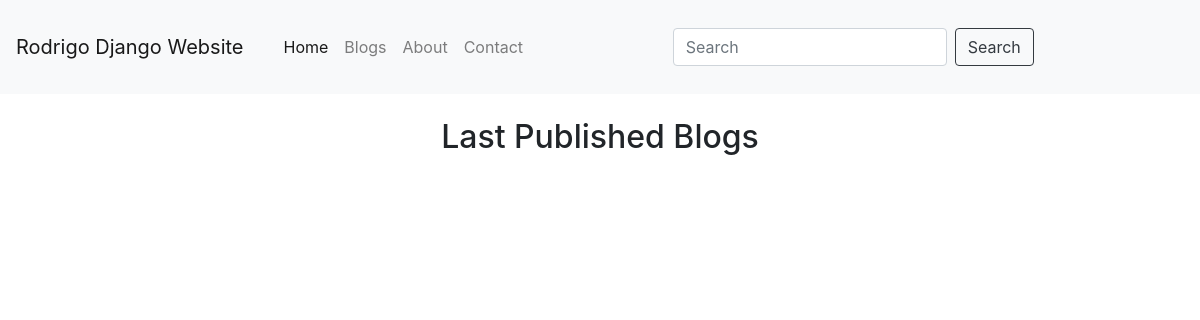
Before: / with the older database file.
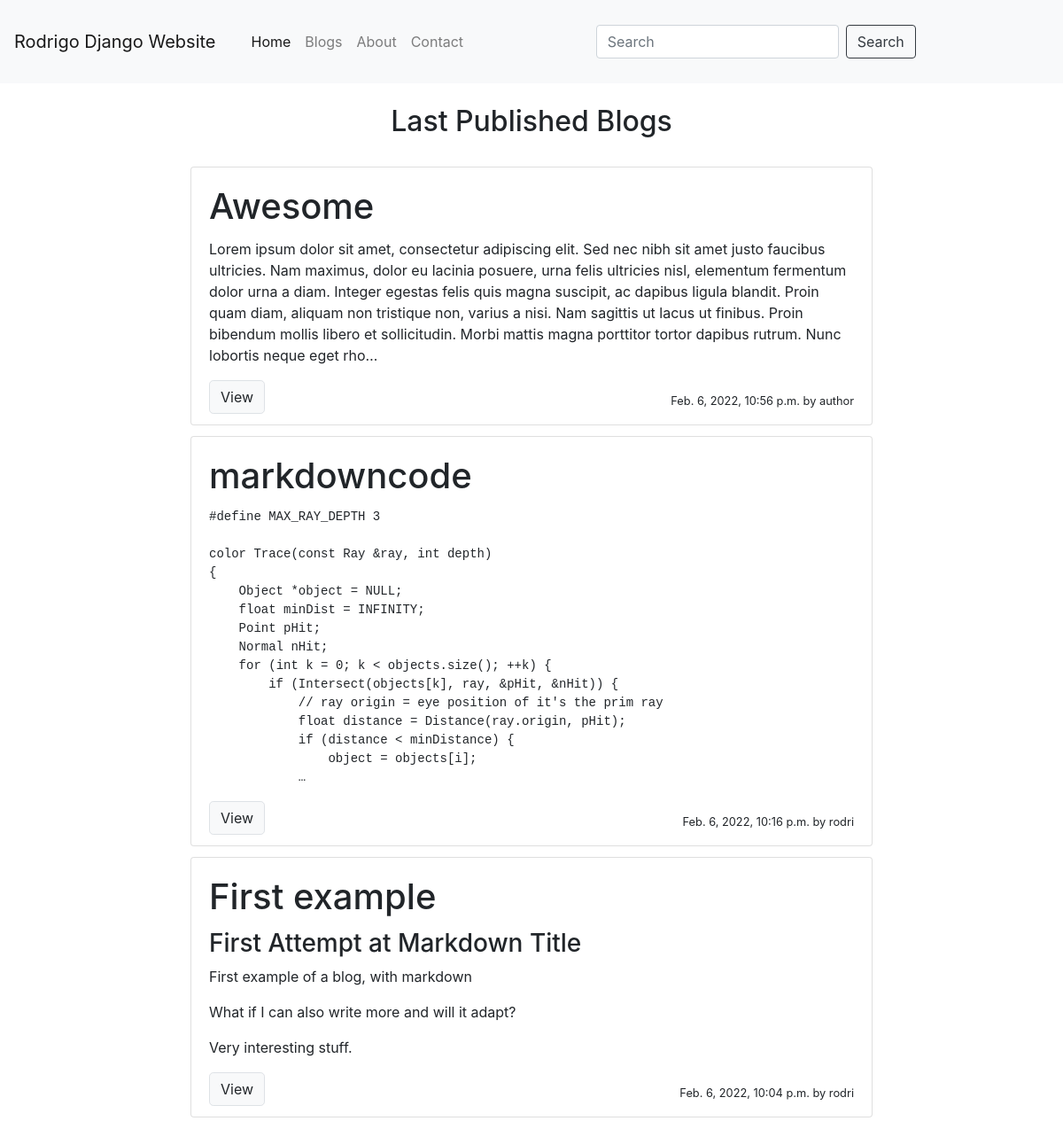
After: the same page with the newer database file.
### blog/models.py (models this page shows, shortened)
class BlogPost(models.Model):
    user = models.ForeignKey(User, null=True, default = 1 , on_delete=models.SET_NULL)
    title = models.CharField(max_length=120)
    slug = models.SlugField(unique=True)
    content = MarkdownxField(blank=True, null=True)
    publish_date = models.DateTimeField(null=True, blank=True)
    timestamp = models.DateTimeField(auto_now_add=True)
    updated = models.DateTimeField(auto_now=True)
    objects=BlogPostManager()
    class Meta:
        ordering=['-publish_date', 'updated', 'timestamp']
    def get_publish_date(self):
        if self.publish_date == None :
            return "Draft Post"
        else:
            return self.publish_date
    def is_published(self):
        return self.publish_date != None
    def get_absolute_url(self):
        return f'/blog/{self.slug}'
    @property
    def formatted_markdown(self):
        return markdownify(self.content)

### rudrasite/views.py (the view)
# urls.py: path('', home_page, name='home'),
def home_page(request):
    template = "blog/list.html"
    title = "Last Published Blogs"
    qs = list(BlogPost.objects.published())[-5:]
    context = {"title": title, "object_list" : qs, "action":"home"}
    return render(request, template, context)

### blog/models.py (called while the page is built)
    def published(self):
        now = timezone.now()
        return self.filter(publish_date__lte=now)

    def get_queryset(self):
        return BlogPostQuerySet(self.model, using=self.db)

    def published(self):
        return self.get_queryset().published()

### markdownx/utils.py (called while the page is built)
def markdownify(content):
    md = markdown(
        text=content,
        extensions=MARKDOWNX_MARKDOWN_EXTENSIONS,
        extension_configs=MARKDOWNX_MARKDOWN_EXTENSION_CONFIGS
    )
    return md

### blog/templates/blog/list.html (shortened to what this page needs)
{% extends "base.html" %}
{% block title%}
    <div class="d-flex justify-content-center">
        <h2 class="m-4">{{title}}</h2>
    </div>
{%endblock%}
{% block content %}
   <div class="row">
      {% for obj in object_list %}
         {% include 'blog/blog_card.html' with blog=obj truncate=True detail=False%}
      {% endfor %}
   </div>
 {% endblock %}

### templates/base.html (shortened to what this page needs)
{% load static %}
<!DOCTYPE html>
<html lang="en">
<head>
    <link rel="stylesheet" href="{% static 'css/bootstrap.min.css' %}">
    <link href="{% static 'fontawesomefree/css/all.min.css' %}" rel="stylesheet" type="text/css">
    <link rel="stylesheet" href="{% static    'css/codehilite_styles.css' %}">
</head>
<body>
    {% include "nav.html" with active=action %}
    <div class="container-fluid">
            {% block title %} {% endblock%}
            {% block content %}
            {% endblock %}
    </div>
</body>
</html>

### templates/nav.html (shortened to what this page needs)
<nav class="navbar navbar-expand-lg navbar-light bg-light" >
    <a class="navbar-brand"  href="/">Rodrigo Django Website</a>
    <div class="navbar flex-grow-1" >
      <ul class="navbar-nav mr-auto">
        <li class="nav-item {%if active == 'home' %} active {%endif%}">
          <a class="nav-link" href="/">Home</a>
        </li>
        <li class="nav-item {%if active == 'blogs' %} active {%endif%}">
          <a class="nav-link" href="/blog">Blogs</a>
        </li>
        <li class="nav-item {%if active == 'about' %} active {%endif%}">
          <a class="nav-link" href="/about">About</a>
        </li>
        <li class="nav-item {%if active == 'contact' %} active {%endif%}">
          <a class="nav-link" href="/contact">Contact</a>
        </li>
      </ul>
      <form class="form-inline mx-lg-auto">
        <input class="form-control mr-sm-2" type="search" placeholder="Search" aria-label="Search">
        <button class="btn btn-outline-dark my-2 my-sm-0" type="submit">Search</button>
      </form>
      <div class="dropdown">
        <button class="btn shadow-none fas fa-user-circle fa-3x" type="button" id="dropdownMenuButton" data-toggle="dropdown" aria-haspopup="true" aria-expanded="false">
        </button>
      </div>
    </div>
  </nav>

### blog/templates/blog/blog_card.html (shortened to what this page needs)
<div class="col-12 col-md-8 mb-1 mt-2 mx-auto">
  <div class="card {% if not blog.is_published and not detail %} bg-dark text-light {% endif %}">
    <div class="card-body pb-2">
      <h1 class="card-title">{{blog.title}}</h3>
        <div>
          {% if truncate%}
            {{blog.formatted_markdown| truncatechars_html:500 | safe}}
          {% else%}
            {{blog.formatted_markdown | safe}}
          {% endif%}
          <div class="mt-3 mb-1">
            <h5 class="small mt-3 float-right">
              {{blog.get_publish_date}} by {{blog.user}}
            </h5>
            {% if not detail%}
              <button class="btn btn-light border rounded-lg" onclick="window.location.href='{{blog.get_absolute_url}}'">View</button>
            {% endif%}
          </div>
        </div>
    </div>
  </div>
</div>

Changed rows visible on the page:
now on this page (row edited): BlogPost: title "Awesome", formatted_markdown "Lorem ipsum dolor sit amet, consectetur adipiscing elit. Sed nec nibh sit amet justo faucibus ultricies. Nam maximus, dolor eu lacinia posuere, urna felis ultricies nisl, elementum fermentum dolor urna a diam. Integer egestas felis quis magna suscipit, ac dapibus ligula blandit. Proin quam diam, aliquam non tristique non, varius a nisi. Nam sagittis ut lacus ut finibus. Proin bibendum mollis libero et sollicitudin. Morbi mattis magna porttitor tortor dapibus rutrum. Nunc lobortis neque eget rho…", get_publish_date "Feb. 6, 2022, 10:56 p.m.", user "author"
now on this page (row edited): BlogPost: title "markdowncode", formatted_markdown "#define MAX_RAY_DEPTH 3 color Trace ( const Ray & ray , int depth ) { Object * object = NULL ; float minDist = INFINITY ; Point pHit ; Normal nHit ; for ( int k = 0 ; k < objects . size (); ++ k ) { if ( Intersect ( objects [ k ] , ray , & pHit , & nHit )) { // ray origin = eye position of it ' s the prim ray float distance = Distance ( ray . origin , pHit ); if ( distance < minDistance ) { object = objects [ i ] ; …", get_publish_date "Feb. 6, 2022, 10:16 p.m.", user "rodri"
now on this page (row edited): BlogPost: title "First example", formatted_markdown "First Attempt at Markdown Title First example of a blog, with markdown What if I can also write more and will it adapt? Very interesting stuff.", get_publish_date "Feb. 6, 2022, 10:04 p.m.", user "rodri"
